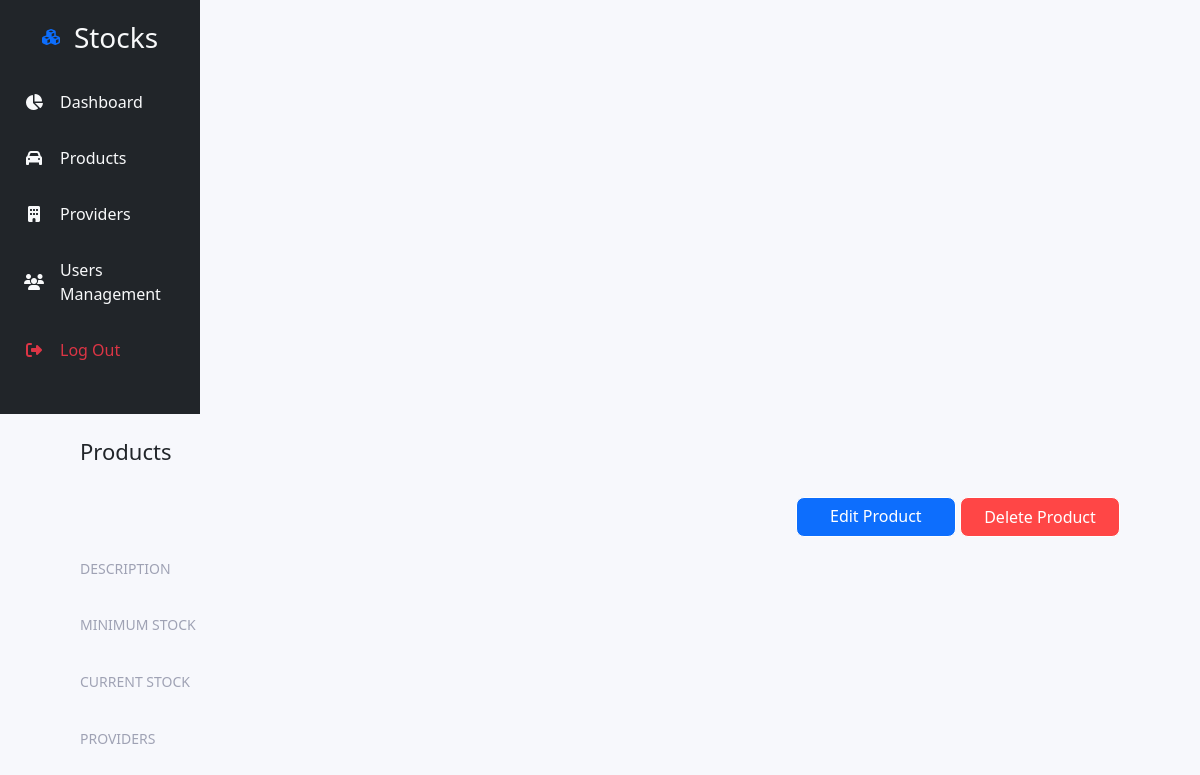
Page /product/6/detail (signed in) on the earlier database version.
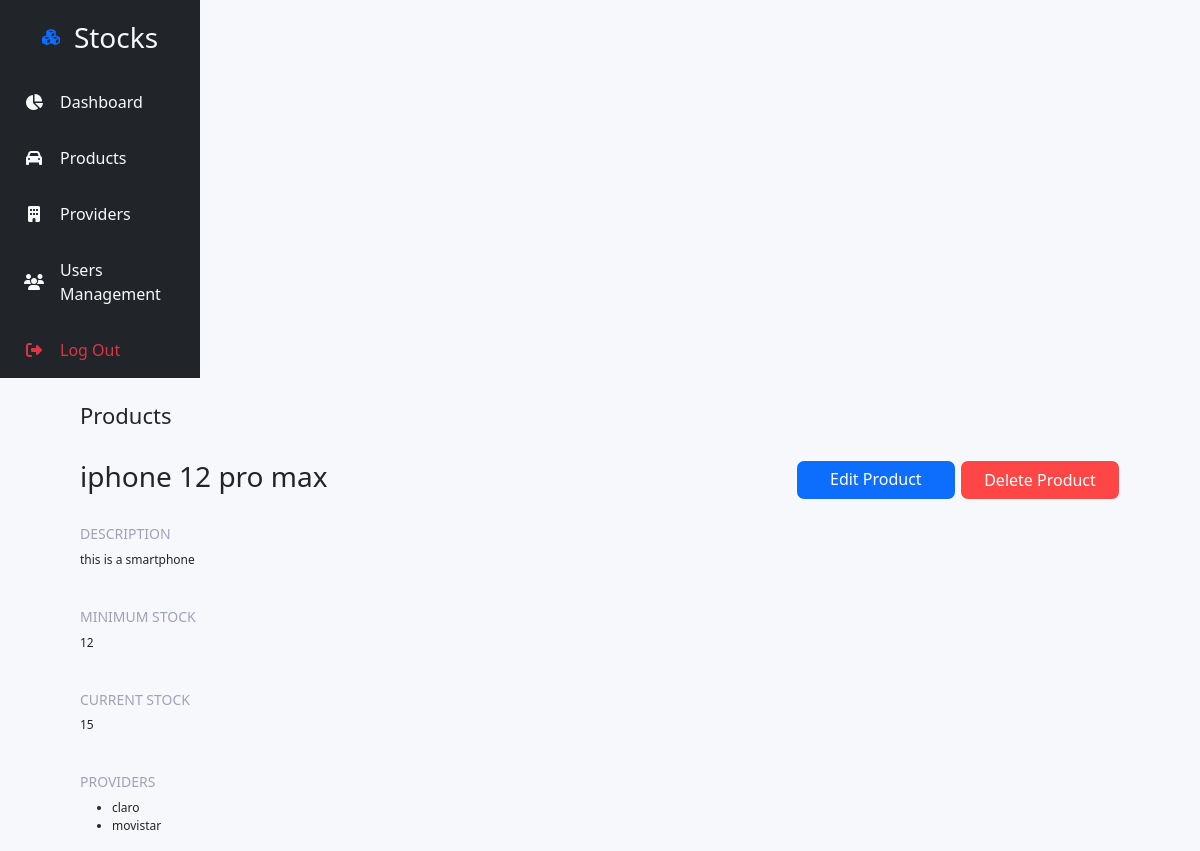
Same page on the later database version.
### tables this page shows
CREATE TABLE products (id INTEGER PRIMARY KEY AUTOINCREMENT, name TEXT NOT NULL, description TEXT NOT NULL, minimum_stock INT NOT NULL, current_stock INT NOT NULL);

CREATE TABLE providers (id INTEGER PRIMARY KEY AUTOINCREMENT, name TEXT NOT NULL, product TEXT NOT NULL, email TEXT UNIQUE NOT NULL, contact_number TEXT NOT NULL);

### routes.py (the view)
    @app.route('/product/<int:id>/detail')
    @login_required
    def productDetails(id):
        con = sqlite3.connect("stocks.db")
        con.row_factory = sqlite3.Row
        cur = con.cursor()
        query = """SELECT * from products where id = ?"""
        cur.execute(query, (id,))
        product = cur.fetchone()
        providersQuery = """SELECT * from providers"""
        cur.execute(providersQuery)
        providers = cur.fetchall()
        return render_template('product_detail.html', product=product, providers=providers)

### app.py (called while the page is built)
@login_manager.user_loader
def load_user(user_id):
    for user in users:
        if user.id == user_id:
            return user
    return None

### templates/product_detail.html (shortened to what this page needs)
{% extends '_base.html' %}
{% import '_components.html' as components %}
{% block content %}
<div class="container-fluid">
  <div class="row vh-100">
    {{ components.sidebar() }}
    <div class="container p-0">
      {{ components.header('Products') }}
      <div class="d-flex justify-content-between pt-4">
        <h3>{{product["name"]}}</h3>
        <div>
          <a type="button" class="btn btn-primary boton" href="/product/{{product['id']}}/edit">Edit Product</a>
          <button type="button" class="btn btn-primary boton" id="boton2" data-bs-toggle="modal" data-bs-target="#exampleModal">Delete Product</button>
        </div>
      </div>
      <div class="pt-4">
        <h6 class="font-14 labelpeque">DESCRIPTION</h6>
        <p class="font-12">{{product["description"]}}</p>
      </div>
      <div class="pt-4">
        <h6 class="font-14 labelpeque">MINIMUM STOCK</h6>
        <P class="font-12">{{product["minimum_stock"]}}</P>
      </div>
      <div class="pt-4">
        <h6 class="font-14 labelpeque">CURRENT STOCK</h6>
        <P class="font-12">{{product["current_stock"]}}</P>
      </div>
      <div class="pt-4">
        <h6 class="font-14 labelpeque">PROVIDERS</h6>
        <ul>
          {% for provider in providers %}
            {% if provider.product == product.name %}
              <li class="font-12">{{provider['name']}}</li>
            {% endif %}
          {% endfor %}
        </ul>
      </div>
  </div>
  </div>
</div>
{% endblock %}

Differences in the rows shown:
added products: name "iphone 12 pro max", description "this is a smartphone", minimum_stock "12", current_stock "15"
added providers: name "claro"
added providers: name "movistar"
